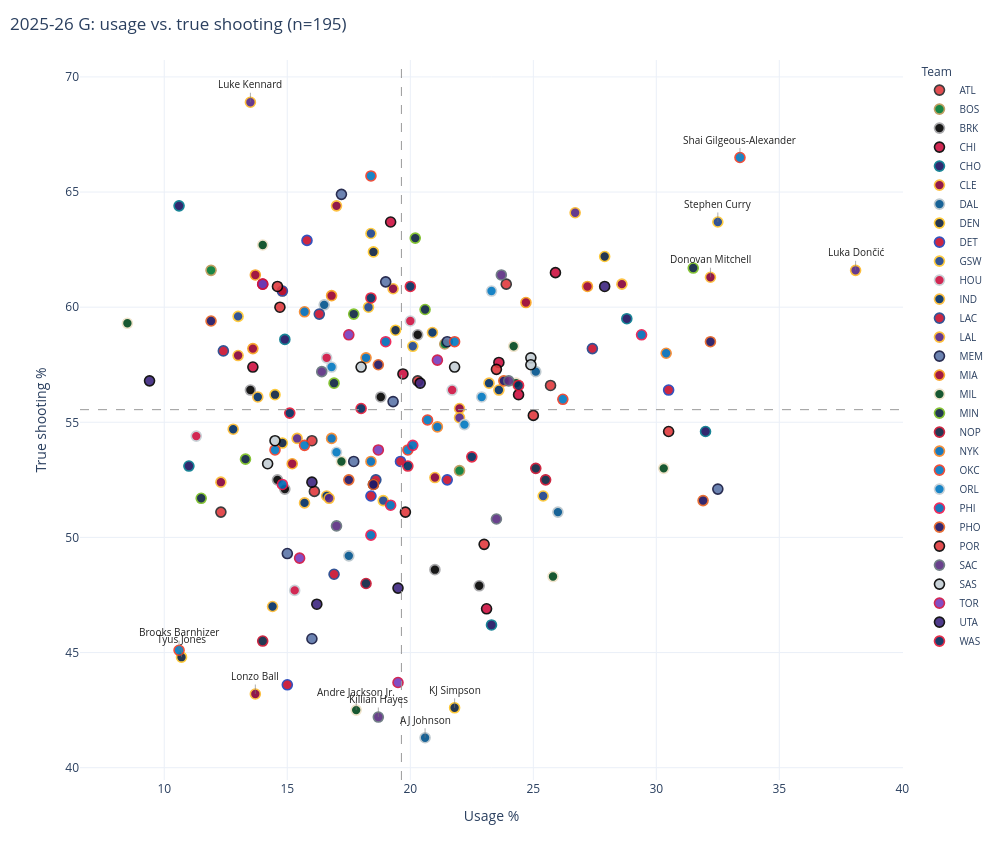
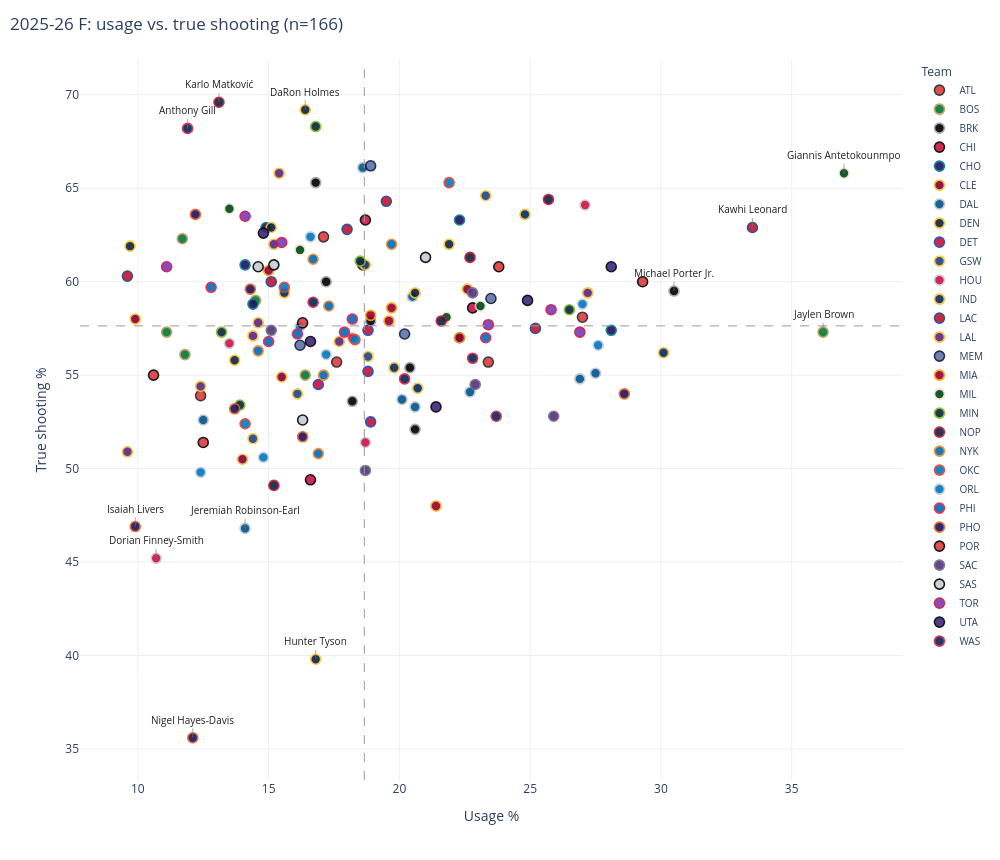
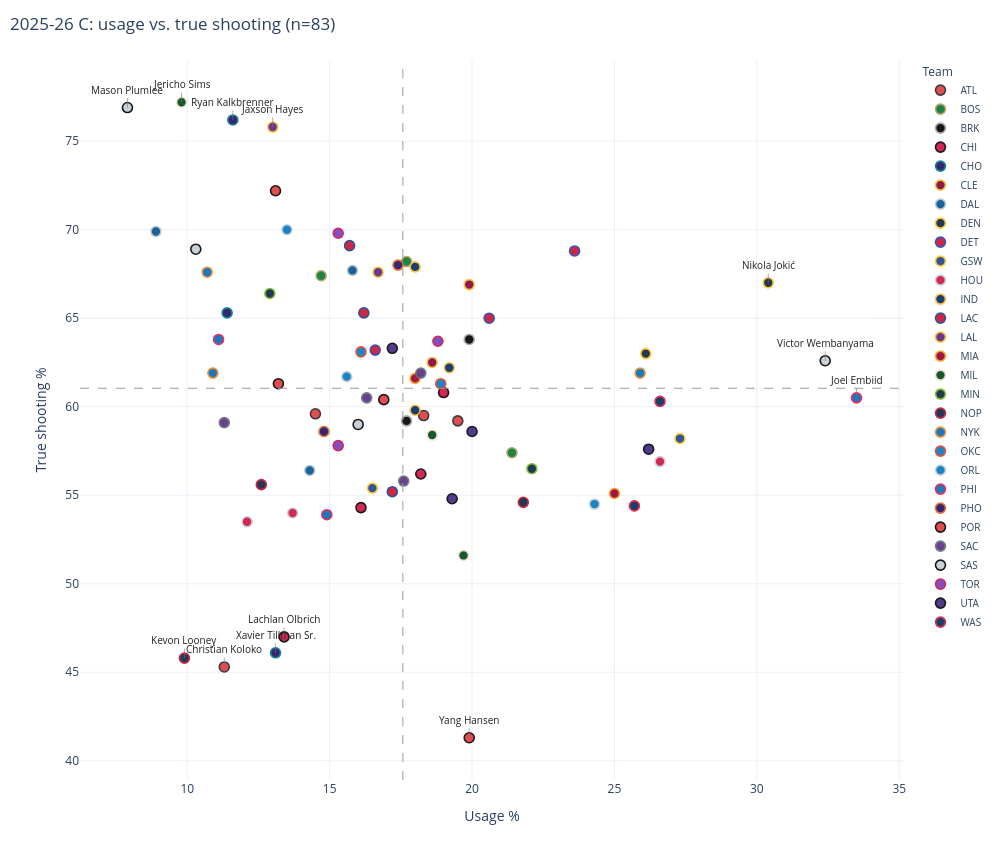

The code cell stored with these charts, in order, in its notebook:
### Markdown cell above
### Position groups

### Code cell
for group in ['G', 'F', 'C']:
    plot_usage_ts_interactive(frames[2026], group, relative=False).show()
